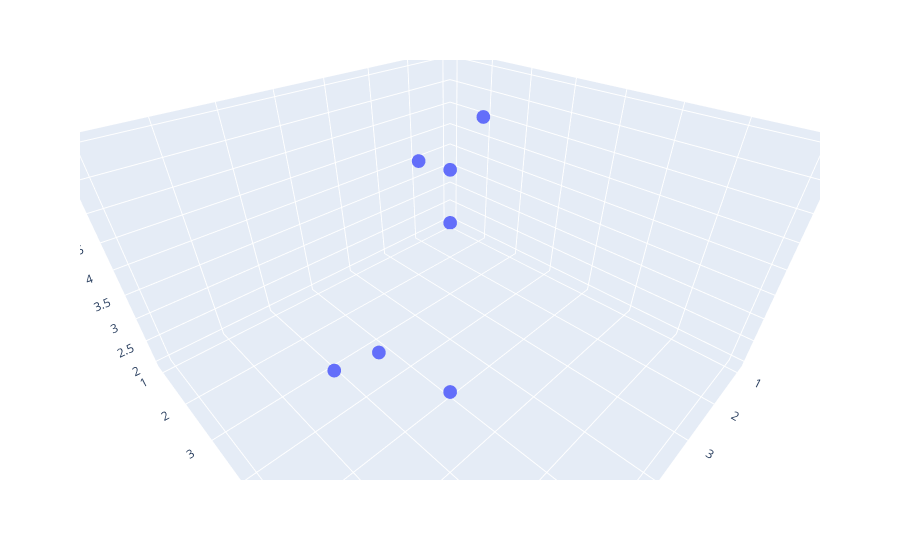

Notebook source saved alongside this figure:
### Markdown cell above
| Cluster | X1 | X2 | X3 |
| --      | -- | -- | -- |
| 1       | 1  | 1  | 2  |
| 2       | 1  | 2  | 5  |
| 3       | 2  | 1  | 4  |
| 4       | 5  | 5  | 2  |
| 5       | 5  | 5  | 6  |
| 6       | 7  | 5  | 4  |
| 7       | 8  | 8  | 5  |
| 8       | 7  | 6  | 5  |

### Code cell
import plotly.express as px
import numpy as np

X1 = np.array([1, 1, 2, 5, 5, 7, 8, 7])
X2 = np.array([1, 2, 1, 5, 5, 5, 8, 6])
X3 = np.array([2, 5, 4, 2, 6, 4, 5, 5])

fig = px.scatter_3d(x=X1, y=X2, z=X3)
fig.show()

### Figure 1 — Plotly figure (JSON) as saved in the notebook; plotly's stock layout.template omitted (floating-point values rounded to 4 significant figures)
{"data": [{"hovertemplate": "x=%{x}<br>y=%{y}<br>z=%{z}<extra></extra>", "legendgroup": "", "marker": {"color": "#636efa", "symbol": "circle"}, "mode": "markers", "name": "", "scene": "scene", "showlegend": false, "type": "scatter3d", "x": [1, 1, 2, 5, 5, 7, 8, 7], "y": [1, 2, 1, 5, 5, 5, 8, 6], "z": [2, 5, 4, 2, 6, 4, 5, 5]}], "layout": {"autosize": true, "legend": {"tracegroupgap": 0}, "margin": {"t": 60}, "scene": {"aspectmode": "auto", "aspectratio": {"x": 1.205, "y": 1.205, "z": 0.6886}, "camera": {"center": {"x": 0, "y": 0, "z": 0}, "eye": {"x": 0.7406, "y": 0.7406, "z": 0.7406}, "projection": {"type": "perspective"}, "up": {"x": 0, "y": 0, "z": 1}}, "domain": {"x": [0, 1], "y": [0, 1]}, "xaxis": {"title": {"text": "x"}, "type": "linear"}, "yaxis": {"title": {"text": "y"}, "type": "linear"}, "zaxis": {"title": {"text": "z"}, "type": "linear"}}}}
